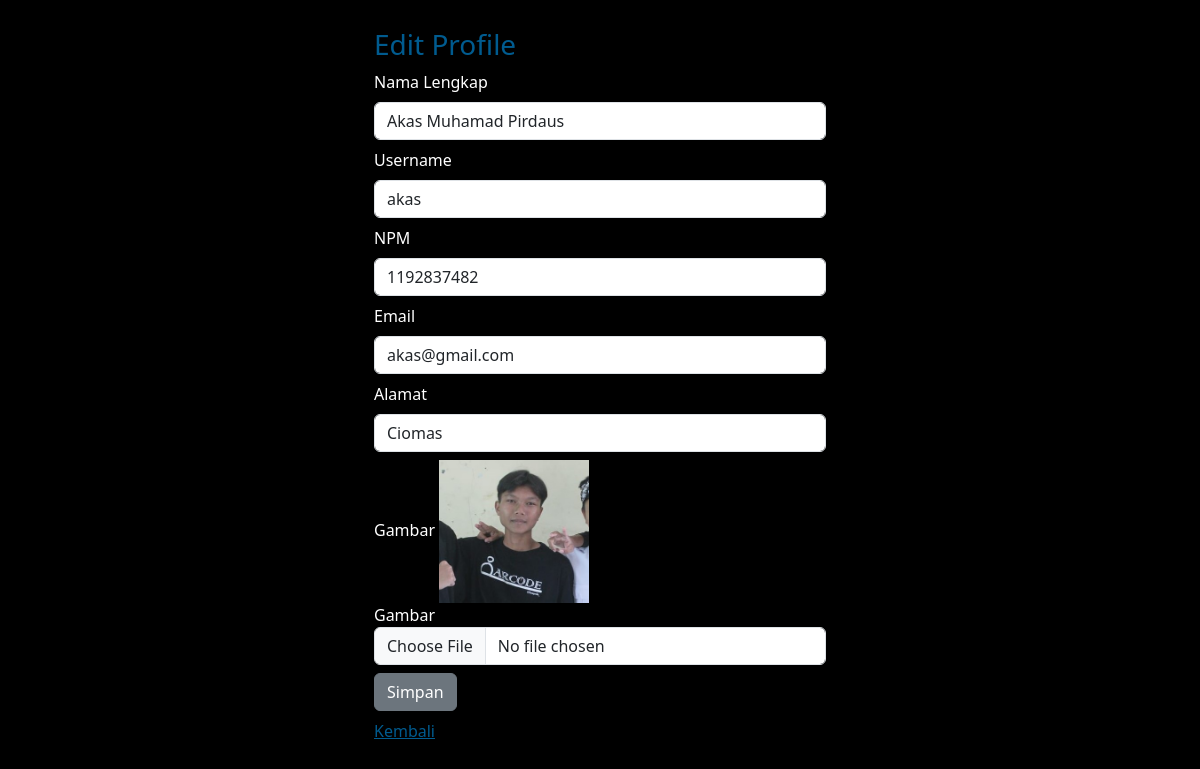
/dashboard/profile_detail.php?id=3, run on the app's committed database.
### tables this page shows
CREATE TABLE `user` (
  `UserID` int(11) NOT NULL,
  `Username` varchar(255) NOT NULL,
  `Password` varchar(255) NOT NULL,
  `NPM` int(11) NOT NULL,
  `Email` varchar(255) NOT NULL,
  `NamaLengkap` varchar(255) NOT NULL,
  `Alamat` text NOT NULL,
  `Role` enum('user','petugas','admin') DEFAULT 'user',
  `status` enum('unactive','active') DEFAULT 'unactive',
  `Gambar` varchar(255) DEFAULT NULL,
  `created_at` datetime NOT NULL DEFAULT current_timestamp()
);

### dashboard/profile_detail.php (the view, shortened to what this page needs)
<?php
include "../koneksi.php";
$id = isset($_GET['id']) ? $_GET['id'] : null;
$username = isset($_GET['username']) ? $_GET['username'] : null;
if ($id) {
    $sql = mysqli_query($conn, "SELECT * FROM user WHERE UserID='$id'");
    $data = mysqli_fetch_array($sql);
} elseif ($username) {
    $sql = mysqli_query($conn, "SELECT * FROM user WHERE Username='$username'");
    $data = mysqli_fetch_array($sql);
} else {
    echo '<div class="alert alert-danger" role="alert">Data tidak ditemukan!</div>';
    exit;
}
?>
<!DOCTYPE html>
<html lang="en">
<head>
    <link href="https://cdn.jsdelivr.net/npm/bootstrap@5.3.2/dist/css/bootstrap.min.css" rel="stylesheet">
</head>
<body style="background-color: black;">
    <div class="main d-flex justify-content-center mt-1">
        <div class="login-box p-4">
            <h3 style="color: #005b8f;"><?php echo $id ? 'Edit Profile' : 'Change Password'; ?></h3>
            <form action="" method="post" enctype="multipart/form-data">
                <?php if ($id): ?>
                    <div class="my-2">
                        <label for="NamaLengkap" class="mb-2" style="color: white;">Nama Lengkap</label>
                        <input type="text" name="NamaLengkap" id="NamaLengkap" class="form-control" value="<?php echo $data['NamaLengkap']; ?>" required>
                    </div>
                    <div class="my-2">
                        <label for="Username" class="mb-2" style="color: white;">Username</label>
                        <input type="text" name="Username" id="Username" class="form-control" value="<?php echo $data['Username']; ?>" autocomplete="off" required>
                    </div>
                    <div class="my-2">
                        <label for="NPM" class="mb-2" style="color: white;">NPM</label>
                        <input type="text" name="NPM" id="NPM" class="form-control" value="<?php echo $data['NPM']; ?>" required pattern="\d{10}" title="NPM harus terdiri dari 10 digit angka.">
                    </div>
                    <div class="my-2">
                        <label for="Email" class="mb-2" style="color: white;">Email</label>
                        <input type="email" name="Email" id="Email" class="form-control" value="<?php echo $data['Email']; ?>" required readonly>
                    </div>
                    <div class="my-2">
                        <label for="Alamat" class="mb-2" style="color: white;">Alamat</label>
                        <input type="text" name="Alamat" id="Alamat" class="form-control" value="<?php echo $data['Alamat']; ?>" required>
                    </div>
                    <div>
                        <label for="currentFoto" style="color: white;">Gambar</label>
                        <img src="img/<?php echo $data['Gambar'] ?>" alt="Profile Picture" width="150px;">
                    </div>
                    <div>
                        <label for="Gambar" style="color: white;">Gambar</label>
                        <input type="file" name="Gambar" id="Gambar" class="form-control">
                    </div>
                    <div class="d-flex justify-content-between">
                        <button type="submit" class="btn btn-secondary mt-2" name="simpan">Simpan</button>
                    </div>
                    <div class="mt-2">
                        <a href="profile.php" style="color: #005b8f;">Kembali</a>
                    </div>
                <?php endif; ?>
            </form>
        </div>
    </div>
</body>
</html>

### dashboard/profile_detail.php (style rules this page uses)
.main { height: 100vh; }
.login-box { width: 500px; height: auto; box-sizing: border-box; border-radius: 10px; }

### data on the page
user: NamaLengkap "Akas Muhamad Pirdaus", Username "akas", NPM "1192837482", Email "akas@gmail.com", Alamat "Ciomas", Gambar (picture)
